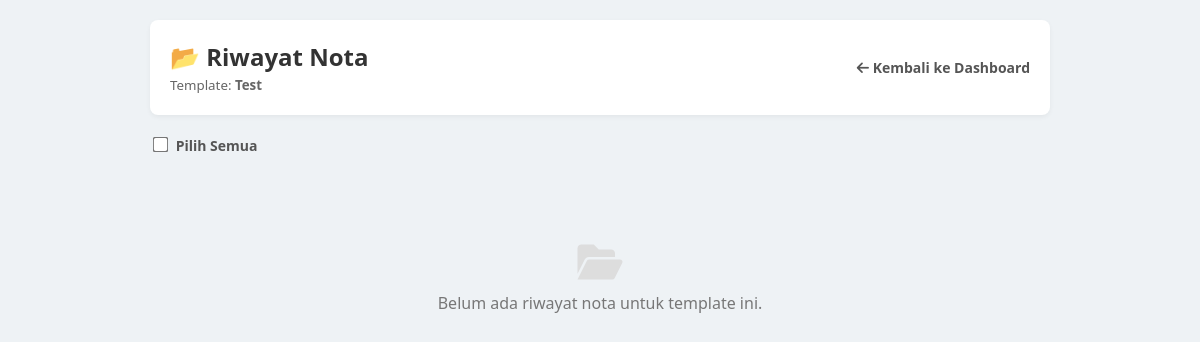
The app's page /saved-receipts.php?template_id=24, older data.
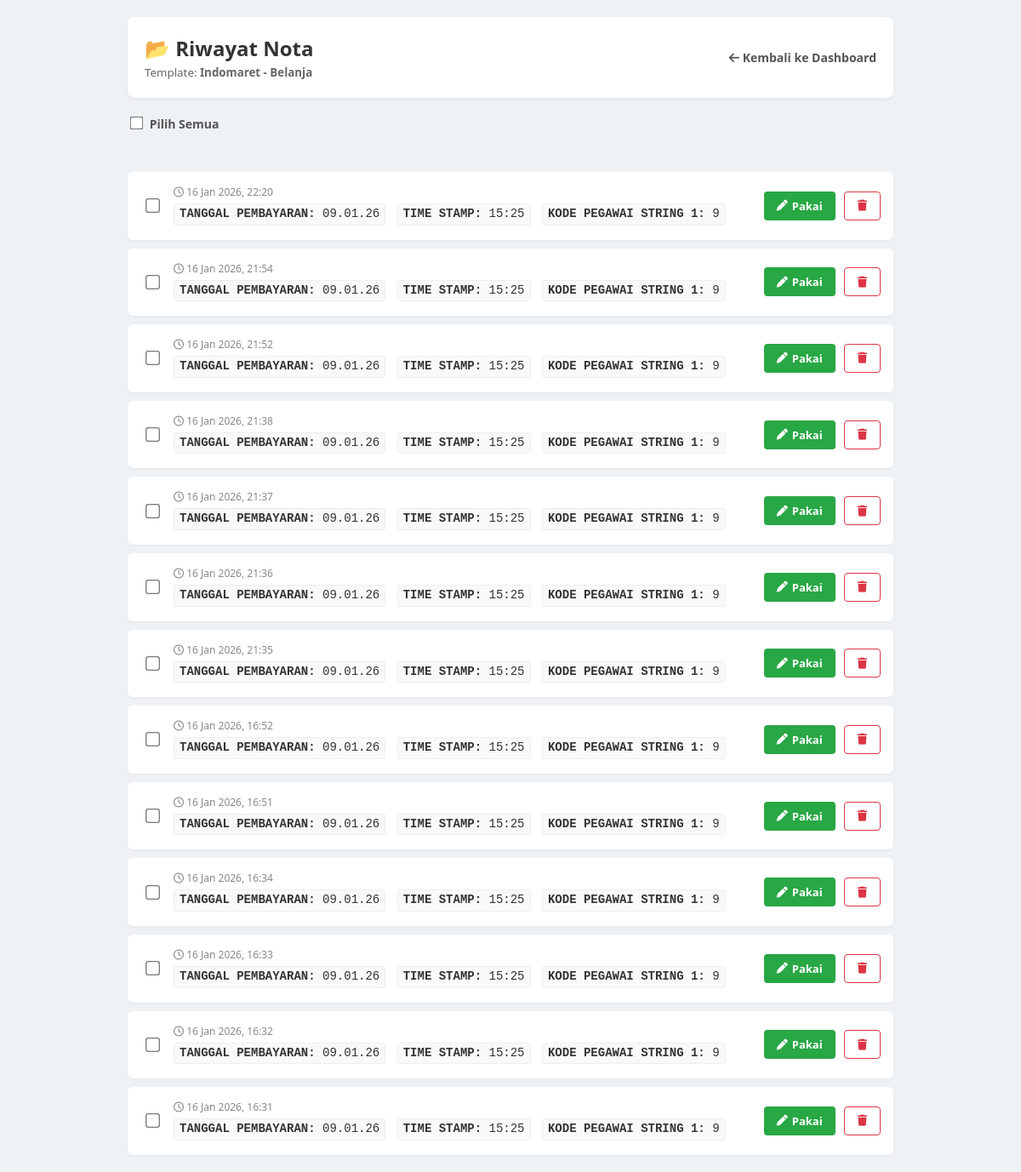
The same page, newer data.
### tables this page shows
CREATE TABLE templates (
        id INTEGER PRIMARY KEY AUTOINCREMENT,
        name TEXT NOT NULL,
        paper_size TEXT CHECK(paper_size IN ('58mm','80mm')) NOT NULL DEFAULT '80mm',
        structure TEXT NOT NULL,
        logo_path TEXT,
        created_at DATETIME DEFAULT CURRENT_TIMESTAMP
    );

CREATE TABLE receipts (
        id INTEGER PRIMARY KEY AUTOINCREMENT,
        template_id INTEGER NOT NULL,
        data TEXT NOT NULL,
        created_at DATETIME DEFAULT CURRENT_TIMESTAMP,
        FOREIGN KEY (template_id) REFERENCES templates(id) ON DELETE CASCADE
    );

### saved-receipts.php (the view, shortened to what this page needs)
<?php
require_once 'includes/functions.php';
$template_id = (int)$_GET['template_id'];
$stmt = $pdo->prepare("SELECT * FROM templates WHERE id = ?");
$stmt->execute([$template_id]);
$template = $stmt->fetch();
$stmt = $pdo->prepare("SELECT * FROM receipts WHERE template_id = ? ORDER BY created_at DESC");
$stmt->execute([$template_id]);
$receipts = $stmt->fetchAll();
?>
<!DOCTYPE html>
<html>
<head>
    <link href="https://cdnjs.cloudflare.com/ajax/libs/font-awesome/6.0.0/css/all.min.css" rel="stylesheet">
</head>
<body>
    <div class="container">
        <div class="header">
            <div>
                <h2>📂 Riwayat Nota</h2>
                <small style="color:#666;">Template: <b><?= htmlspecialchars($template['name']) ?></b></small>
            </div>
            <a href="index.php" class="btn-back"><i class="fas fa-arrow-left"></i> Kembali ke Dashboard</a>
        </div>
        <form method="POST" id="bulkForm">
            <div class="controls">
                <label class="select-all-label">
                    <input type="checkbox" id="selectAll" style="transform: scale(1.2); margin-right: 5px;"> Pilih Semua
                </label>
            </div>
            <div class="receipt-list">
                <?php if (empty($receipts)): ?>
                    <div class="empty">
                        <i class="fas fa-folder-open" style="font-size: 40px; margin-bottom: 10px; color: #ddd;"></i><br>
                        Belum ada riwayat nota untuk template ini.
                    </div>
                <?php else: ?>
                    <?php foreach ($receipts as $r): ?>
                        <?php
                            $data = json_decode($r['data'], true);
                            $preview_data = array_slice($data, 0, 3);
                        ?>
                        <div class="receipt-item">
                            <div class="chk-wrapper">
                                <input type="checkbox" name="bulk_ids[]" value="<?= $r['id'] ?>" class="chk-item">
                            </div>
                            <div class="receipt-info">
                                <div class="receipt-date">
                                    <i class="far fa-clock"></i> <?= date('d M Y, H:i', strtotime($r['created_at'])) ?>
                                </div>
                                <div class="receipt-summary">
                                    <?php foreach ($preview_data as $key => $val): ?>
                                        <span><b><?= strtoupper(str_replace('_',' ',$key)) ?>:</b> <?= htmlspecialchars(substr($val, 0, 25)) ?></span>
                                    <?php endforeach; ?>
                                </div>
                            </div>
                            <div class="actions">
                                <a href="print-preview.php?template_id=<?= $template_id ?>&load_receipt=<?= $r['id'] ?>" class="btn btn-use" title="Gunakan data ini lagi">
                                    <i class="fas fa-pen"></i> Pakai
                                </a>
                                <a href="saved-receipts.php?template_id=<?= $template_id ?>&delete_receipt=<?= $r['id'] ?>" class="btn btn-del" onclick="return confirm('Hapus satu nota ini?')" title="Hapus">
                                    <i class="fas fa-trash"></i>
                                </a>
                            </div>
                        </div>
                    <?php endforeach; ?>
                <?php endif; ?>
            </div>
        </form>
    </div>
</body>
</html>

### saved-receipts.php (style rules this page uses)
body { font-family: 'Segoe UI', sans-serif; padding: 20px; background: #eef2f5; margin: 0; }
.container { max-width: 900px; margin: 0 auto; }
.header { background: white; padding: 20px; border-radius: 8px; margin-bottom: 20px; display: flex; justify-content: space-between; align-items: center; box-shadow: 0 2px 5px rgba(0,0,0,0.05); }
.header h2 { margin: 0; color: #333; }
.btn-back { text-decoration: none; color: #555; font-weight: bold; font-size: 14px; }
.receipt-list { display: flex; flex-direction: column; gap: 10px; }
.receipt-item { background: white; padding: 15px; border-radius: 6px; display: flex; gap: 15px; align-items: center; box-shadow: 0 1px 3px rgba(0,0,0,0.05); transition: 0.2s; border-left: 4px solid transparent; }
.chk-wrapper { display: flex; align-items: center; }
.chk-item { transform: scale(1.3); cursor: pointer; }
.receipt-info { flex: 1; }
.receipt-date { font-size: 12px; color: #888; margin-bottom: 5px; }
.receipt-summary { font-family: 'Consolas', monospace; color: #333; font-size: 14px; line-height: 1.4; }
.receipt-summary span { background: #f8f9fa; padding: 2px 6px; border-radius: 3px; border: 1px solid #eee; margin-right: 5px; display: inline-block; margin-bottom: 2px; }
.actions { display: flex; gap: 10px; }
.btn { padding: 8px 15px; border-radius: 4px; text-decoration: none; font-size: 13px; font-weight: bold; border: none; cursor: pointer; display: inline-flex; align-items: center; gap: 5px; }
.btn-use { background: #28a745; color: white; }
.btn-del { background: white; color: #dc3545; border: 1px solid #dc3545; }
.controls { margin-bottom: 10px; display: flex; align-items: center; gap: 10px; }
.select-all-label { font-size: 14px; color: #555; cursor: pointer; user-select: none; font-weight: bold; }
.empty { text-align: center; padding: 40px; color: #777; }

Row changes from the older to the newer data that the page shows:
changed templates: name "Test" → "Indomaret - Belanja"
added receipts: created_at "16 Jan 2026, 22:20", key "TANGGAL PEMBAYARAN", data "09.01.26", key "TIME STAMP", data "15:25", key "KODE PEGAWAI STRING 1", data "9"
added receipts: created_at "16 Jan 2026, 21:54", key "TANGGAL PEMBAYARAN", data "09.01.26", key "TIME STAMP", data "15:25", key "KODE PEGAWAI STRING 1", data "9"
added receipts: created_at "16 Jan 2026, 21:52", key "TANGGAL PEMBAYARAN", data "09.01.26", key "TIME STAMP", data "15:25", key "KODE PEGAWAI STRING 1", data "9"
added receipts: created_at "16 Jan 2026, 21:38", key "TANGGAL PEMBAYARAN", data "09.01.26", key "TIME STAMP", data "15:25", key "KODE PEGAWAI STRING 1", data "9"
added receipts: created_at "16 Jan 2026, 21:37", key "TANGGAL PEMBAYARAN", data "09.01.26", key "TIME STAMP", data "15:25", key "KODE PEGAWAI STRING 1", data "9"
added receipts: created_at "16 Jan 2026, 21:36", key "TANGGAL PEMBAYARAN", data "09.01.26", key "TIME STAMP", data "15:25", key "KODE PEGAWAI STRING 1", data "9"
added receipts: created_at "16 Jan 2026, 21:35", key "TANGGAL PEMBAYARAN", data "09.01.26", key "TIME STAMP", data "15:25", key "KODE PEGAWAI STRING 1", data "9"
added receipts: created_at "16 Jan 2026, 16:52", key "TANGGAL PEMBAYARAN", data "09.01.26", key "TIME STAMP", data "15:25", key "KODE PEGAWAI STRING 1", data "9"
added receipts: created_at "16 Jan 2026, 16:51", key "TANGGAL PEMBAYARAN", data "09.01.26", key "TIME STAMP", data "15:25", key "KODE PEGAWAI STRING 1", data "9"
added receipts: created_at "16 Jan 2026, 16:34", key "TANGGAL PEMBAYARAN", data "09.01.26", key "TIME STAMP", data "15:25", key "KODE PEGAWAI STRING 1", data "9"
added receipts: created_at "16 Jan 2026, 16:33", key "TANGGAL PEMBAYARAN", data "09.01.26", key "TIME STAMP", data "15:25", key "KODE PEGAWAI STRING 1", data "9"
added receipts: created_at "16 Jan 2026, 16:32", key "TANGGAL PEMBAYARAN", data "09.01.26", key "TIME STAMP", data "15:25", key "KODE PEGAWAI STRING 1", data "9"
added receipts: created_at "16 Jan 2026, 16:31", key "TANGGAL PEMBAYARAN", data "09.01.26", key "TIME STAMP", data "15:25", key "KODE PEGAWAI STRING 1", data "9"
Text that changed along with them:
text no longer shown: "Belum ada riwayat nota untuk template ini."
